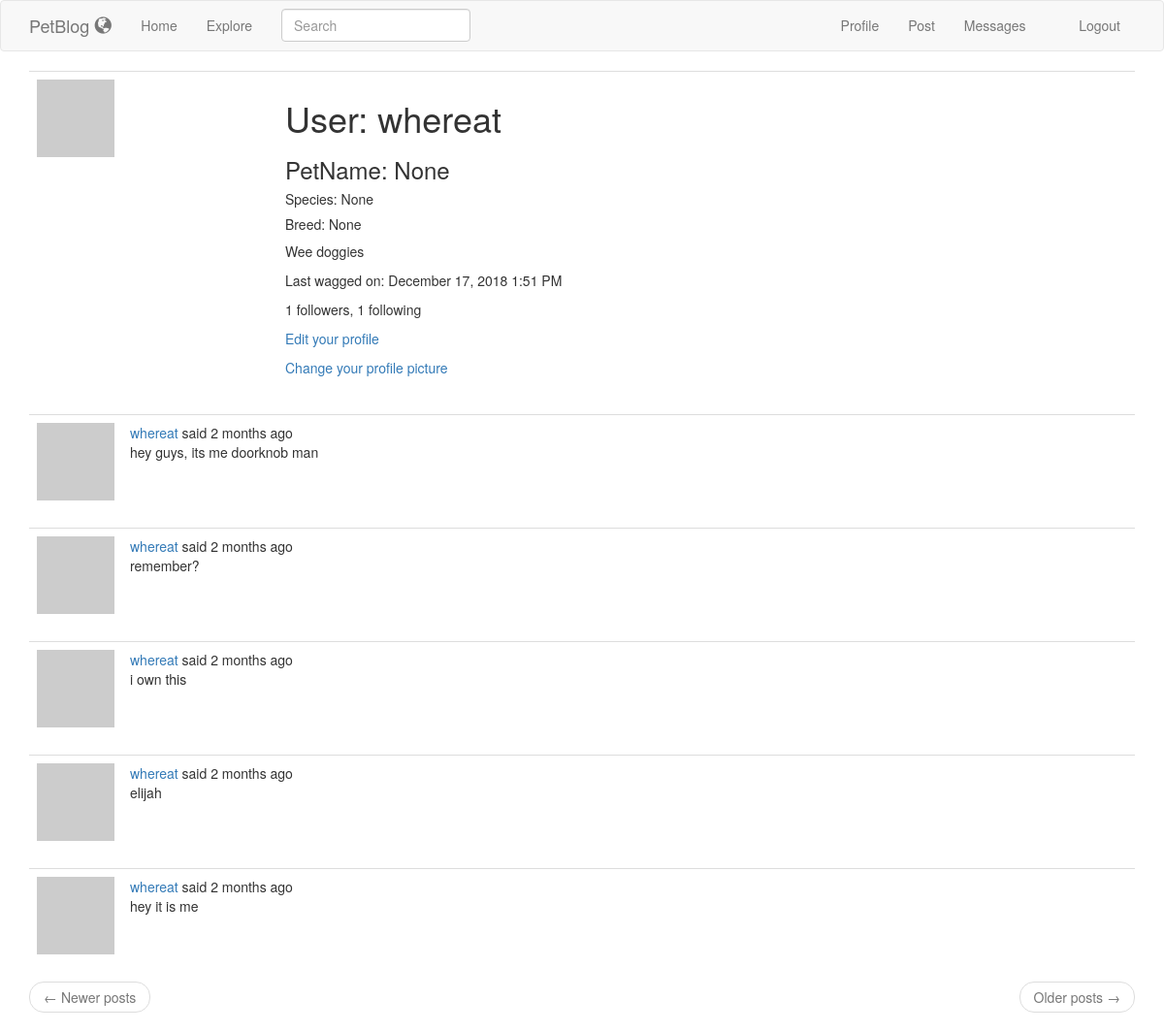
Page /user/whereat (signed in) on the earlier database version.
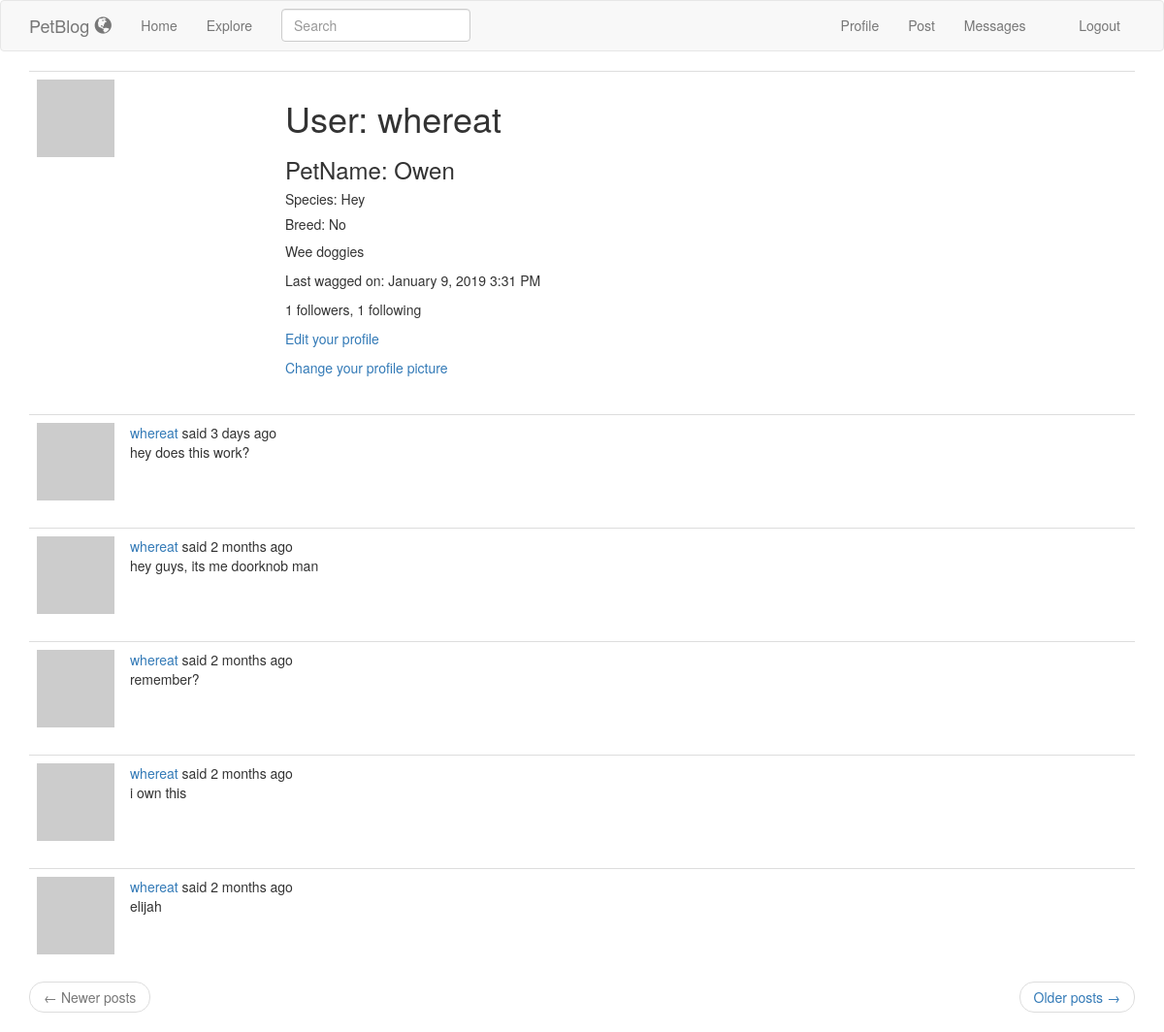
Same page on the later database version.
### app/models.py (models this page shows, shortened)
class PaginatedAPIMixin(object):
    @staticmethod
    def to_collection_dict(query, page, per_page, endpoint, **kwargs):
        resources = query.paginate(page, per_page, False)
        data = {
            'items': [item.to_dict() for item in resources.items],
            '_meta': {
                'page': page,
                'per_page': per_page,
                'total_pages': resources.pages,
                'total_items': resources.total
            },
            '_links': {
                'self': url_for(endpoint, page=page, per_page=per_page,
                                **kwargs),
                'next': url_for(endpoint, page=page + 1, per_page=per_page,
                                **kwargs) if resources.has_next else None,
                'prev': url_for(endpoint, page=page - 1, per_page=per_page,
                                **kwargs) if resources.has_prev else None
            }
        }
        return data

class User(PaginatedAPIMixin, UserMixin, db.Model):
    id = db.Column(db.Integer, primary_key=True)
    username = db.Column(db.String(64), index=True, unique=True)
    petname = db.Column(db.String(64))
    species = db.Column(db.String(64))
    breed = db.Column(db.String(64))
    email = db.Column(db.String(120), index=True, unique=True)
    password_hash = db.Column(db.String(128))
    posts = db.relationship('Post', backref='author', lazy='dynamic')
    about_me = db.Column(db.String(140))
    last_seen = db.Column(db.DateTime, default=datetime.utcnow)
    token = db.Column(db.String(32), index=True, unique=True)
    token_expiration = db.Column(db.DateTime)
    followed = db.relationship(
        'User', secondary=followers, # One to Many relationship.
        primaryjoin=(followers.c.follower_id == id),
        secondaryjoin=(followers.c.followed_id == id),
        backref=db.backref('followers', lazy='dynamic'), lazy='dynamic')
    messages_sent = db.relationship('Message',
                                    foreign_keys='Message.sender_id',
                                    backref='author', lazy='dynamic')
    messages_received = db.relationship('Message',
                                        foreign_keys='Message.recipient_id',
                                        backref='recipient', lazy='dynamic')
    last_message_read_time = db.Column(db.DateTime)
    notifications = db.relationship('Notification', backref='user',
                                    lazy='dynamic')
    def avatar(self, size):
        digest = md5(self.email.lower().encode('utf-8')).hexdigest()
        return 'https://www.gravatar.com/avatar/{}?d=mp&s={}'.format(
            digest, size)
    def new_messages(self):
        last_read_time = self.last_message_read_time or datetime(1900, 1, 1)
        return Message.query.filter_by(recipient=self).filter(
            Message.timestamp > last_read_time).count()

class SearchableMixin(object):
    @classmethod
    def before_commit(cls, session):
        session._changes = {
            'add': list(session.new),
            'update': list(session.dirty),
            'delete': list(session.deleted)
        }
    @classmethod
    def after_commit(cls, session):
        for obj in session._changes['add']:
            if isinstance(obj, SearchableMixin):
                add_to_index(obj.__tablename__, obj)
        for obj in session._changes['update']:
            if isinstance(obj, SearchableMixin):
                add_to_index(obj.__tablename__, obj)
        for obj in session._changes['delete']:
            if isinstance(obj, SearchableMixin):
                remove_from_index(obj.__tablename__, obj)
        session._changes = None

class Post(SearchableMixin, db.Model):
    __searchable__ = ['body']
    id = db.Column(db.Integer, primary_key=True)
    body = db.Column(db.String(140))
    timestamp = db.Column(db.DateTime, index=True, default=datetime.utcnow)
    user_id = db.Column(db.Integer, db.ForeignKey('user.id'))
    language = db.Column(db.String(5))

### app/main/routes.py (the view)
@bp.route('/user/<username>')
@login_required
def user(username):
    user = User.query.filter_by(username=username).first_or_404()
    page = request.args.get('page', 1, type=int)
    posts = user.posts.order_by(Post.timestamp.desc()).paginate(
        page, current_app.config['POSTS_PER_PAGE'], False)
    next_url = url_for('main.user', username=user.username,
                       page=posts.next_num) if posts.has_next else None
    prev_url = url_for('main.user', username=user.username,
                       page=posts.prev_num) if posts.has_prev else None
    return render_template('user.html', user=user, posts=posts.items,
                           next_url=next_url, prev_url=prev_url)

### app/main/forms.py
class SearchForm(FlaskForm):
    q = StringField(_('Search'), validators=[DataRequired()])
    def __init__(self, *args, **kwargs):
        if 'formdata' not in kwargs:
            kwargs['formdata'] = request.args
        if 'csrf_enabled' not in kwargs:
            kwargs['csrf_enabled'] = False
        super(SearchForm, self).__init__(*args, **kwargs)

### app/main/routes.py (called while the page is built)
@bp.before_app_request
def before_request():
    if current_user.is_authenticated:
        current_user.last_seen = datetime.utcnow()
        db.session.commit()
        g.search_form = SearchForm()
    g.locale = str(get_locale())

### app/models.py (called while the page is built)
@login.user_loader
def load_user(id):
    return User.query.get(int(id))

### app/templates/user.html (shortened to what this page needs)
{% extends 'base.html' %}
{% block app_content %}
    <table class="table table-hover">
        <tr>
            <td width="256px"><img src="{{ user.avatar(256) }}"></td>
            <td>
                <h1>{{ _('User') }}: {{ user.username }}</h1>
                <h3>{{ _('PetName') }}: {{ user.petname }}</h3>
                <h5>{{ _('Species') }}: {{ user.species }}</h5>
                <h5>{{ _('Breed') }}: {{ user.breed }}</h5>
                {% if user.about_me %}<p>{{ user.about_me }}</p>{% endif %}
                {% if user.last_seen %}
                <p>{{ _('Last wagged on') }}: {{ moment(user.last_seen).format('LLL') }}</p>
                {% endif %}
                <p>{{ _('%(count)d followers', count=user.followers.count()) }}, {{ _('%(count)d following', count=user.followed.count()) }}</p>
                {% if user == current_user %}
                <p><a href="{{ url_for('main.edit_profile') }}">{{ _('Edit your profile') }}</a></p>
                <p><a href="https://en.gravatar.com/">Change your profile picture</a></p>
                {% elif not current_user.is_following(user) %}
                <p><a href="{{ url_for('main.follow', username=user.username) }}">{{ _('Follow') }}</a></p>
                {% else %}
                <p><a href="{{ url_for('main.unfollow', username=user.username) }}">{{ _('Unfollow') }}</a></p>
                {% endif %}
            </td>
        </tr>
    </table>
    {% for post in posts %}
        {% include '_post.html' %}
    {% endfor %}
    <nav aria-label="...">
        <ul class="pager">
            <li class="previous{% if not prev_url %} disabled{% endif %}">
                <a href="{{ prev_url or '#' }}">
                    <span aria-hidden="true">&larr;</span> {{ _('Newer posts') }}
                </a>
            </li>
            <li class="next{% if not next_url %} disabled{% endif %}">
                <a href="{{ next_url or '#' }}">
                    {{ _('Older posts') }} <span aria-hidden="true">&rarr;</span>
                </a>
            </li>
        </ul>
    </nav>
{% endblock %}

### app/templates/base.html (shortened to what this page needs)
{% extends 'bootstrap/base.html' %}
{% block navbar %}
    <nav class="navbar navbar-default">
        <div class="container">
            <div class="navbar-header">
                <a class="navbar-brand" href="{{ url_for('main.index') }}">PetBlog <span class="glyphicon glyphicon-globe"></span></p></a>
            </div>
            <div class="collapse navbar-collapse" id="bs-example-navbar-collapse-1">
                <ul class="nav navbar-nav">
                    <li><a href="{{ url_for('main.index') }}">{{ _('Home') }}</a></li>
                    <li><a href="{{ url_for('main.explore') }}">{{ _('Explore') }}</a></li>
                </ul>
                {% if g.search_form %}
                <form class="navbar-form navbar-left" method="get" action="{{ url_for('main.search') }}">
                    <div class="form-group">
                        {{ g.search_form.q(size=20, class='form-control', placeholder=g.search_form.q.label.text) }}
                    </div>
                </form>
                {% endif %}
                <ul class="nav navbar-nav navbar-right">
                    {% if current_user.is_anonymous %}
                    <li><a href="{{ url_for('auth.login') }}">{{ _('Login') }}</a></li>
                    {% else %}
                    <li><a href="{{ url_for('main.user', username=current_user.username) }}">{{ _('Profile') }}</a></li>
                    <li><a href="{{ url_for('main.post') }}">{{ _('Post') }}</a></li>
                    <li>
                        <a href="{{ url_for('main.messages') }}">{{ _('Messages') }}
                            {% set new_messages = current_user.new_messages() %}
                        </a>
                    </li>
                    <li><a href="{{ url_for('auth.logout') }}">{{ _('Logout') }}</a></li>
                    {% endif %}
                </ul>
            </div>
        </div>
    </nav>
{% endblock %}
{% block content %}
    <div class="container">
        {% block app_content %}{% endblock %}
    </div>
{% endblock %}

### app/templates/_post.html (shortened to what this page needs)
<table class="table table-hover">
    <tr>
        <td width="70px">
            <a href="{{ url_for('main.user', username=post.author.username) }}">
                <img src="{{ post.author.avatar(70) }}" />
            </a>
        </td>
        <td>
            {{ _('%(username)s said %(when)s',
                username=user_link, when=moment(post.timestamp).fromNow()) }}
            <br>
            <span id="post{{ post.id }}">{{ post.body }}</span>
        </td>
    </tr>
</table>

Differences in the rows shown:
no longer on this page (row unchanged): Post: body "hey it is me"
changed User "whereat": petname "None" → "Owen"; species "None" → "Hey"; breed "None" → "No"; last_seen "December 17, 2018 1:51 PM" → "January 9, 2019 3:31 PM"
added Post: body "hey does this work?"
